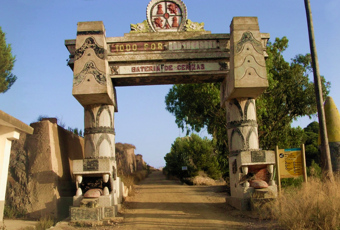
#> input picture transformadas/code_Fourier/ej_2/1.jpg, 340 x 230 px; its folder holds only this picture in this run
$ python ej_2Fourier.py
#> lines starting #> are read from the running program, lines starting #| are printed output that depends on the picture

import cv2
import numpy as np
from matplotlib import pyplot as plt

nombres = ['original', 'suavizada', 'ruido', 'trasladada', 'perfilada', 'rotada', 'reducida']

for i in range(0, len(nombres)):
    img = cv2.imread(str(i+1) + '.jpg',0)
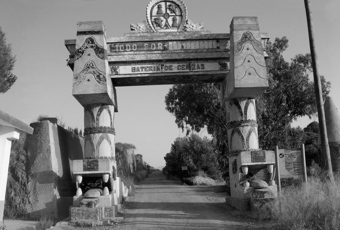
#> img: shape (230, 340); min 0, max 253, mean 114.6


    f = np.fft.fft2(img)
    #Se centran los valores de frecuencia al eje 0
    fshift = np.fft.fftshift(f)

    magnitude_spectrum = 20*np.log(np.abs(fshift))
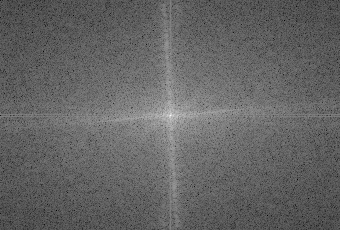
#> magnitude_spectrum: shape (230, 340) float64; min 48.36, max 320.2, mean 155.6; drawn with min black and max white

    plt.subplot(1,2,1),plt.imshow(img, cmap = 'gray')
    plt.title(nombres[i]), plt.xticks([]), plt.yticks([])
    plt.subplot(1,2,2),plt.imshow(magnitude_spectrum, cmap = 'gray')
    plt.title('Magnitude Spectrum'), plt.xticks([]), plt.yticks([])
    plt.show()
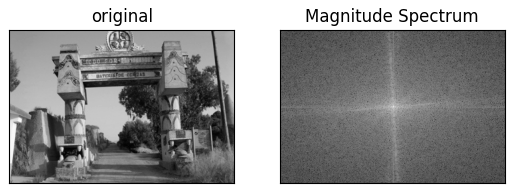
#> figure drawn by matplotlib, 2 panels
#> (the run stopped early here; a loop or call above may not have finished)
